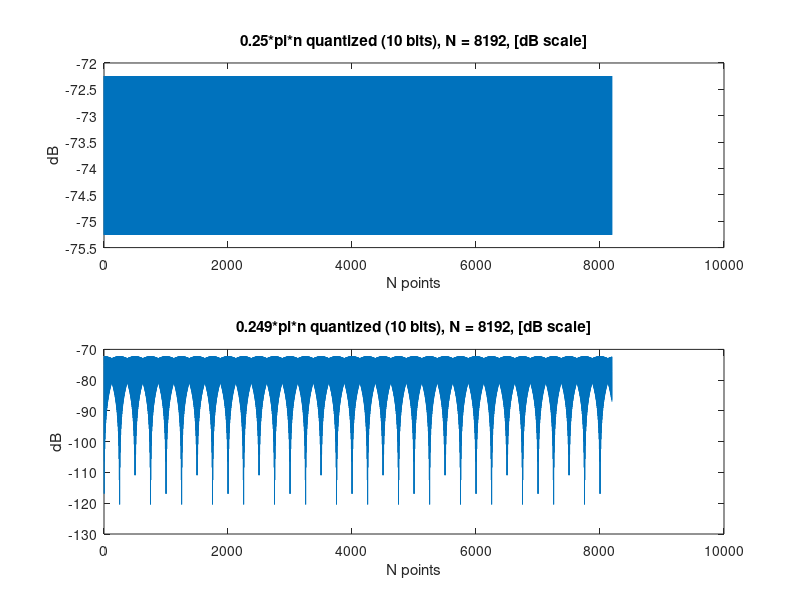
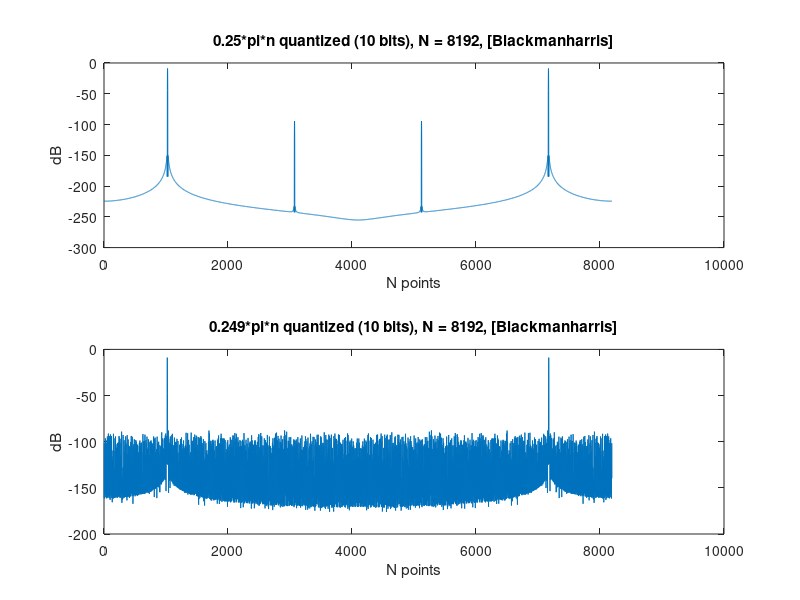

These figures' MATLAB source, in order:
N1 = 8192;
N2 = 10004;
N3 = 16384;
n1=0:(N1-1);
n2=0:(N2-1);
n3=0:(N3-1);

% "For both x(n) = cos(0.25*pi*n)"
x1 = cos(0.25*pi*n1);
x2 = cos(0.25*pi*n2);
x3 = cos(0.25*pi*n3);

% "and x(n) = cos(0.249*pi*n)"
x4 = cos(0.249*pi*n1);
x5 = cos(0.249*pi*n2);
x6 = cos(0.249*pi*n3);

% Quantaize samples to 10 bits
B = 10;
Y1 =  round(x1*2^(B-1))/2^(B-1);
    %Y2 =  round(x2*2^(B-1)/2^B-1);
    %Y3 =  round(x3*2^(B-1)/2^B-1);
Y4 =  round(x4*2^(B-1))/2^(B-1);
    %Y5 =  round(x5*2^(B-1)/2^B-1);
    %Y6 =  round(x6*2^(B-1)/2^B-1);




% compute the spectra for Q(x(n) = cos(0.25*pi*n))
L1 = 20*log10(2*abs(Y1)/N1); 
% compute the spectra for Q(x(n) = cos(0.249*pi*n))
L2 = 20*log10(2*abs(Y4)/N1);

%Plot the spectra in dB scale
subplot(2,1,1);
plot(L1);
title('0.25*pi*n quantized (10 bits), N = 8192, [dB scale]')
xlabel('N points');
ylabel('dB')

subplot(2,1,2);
plot(L2);
title('0.249*pi*n quantized (10 bits), N = 8192, [dB scale]')
xlabel('N points');
ylabel('dB')

figure();

%Define blackman-harris, fft for quantized signals
w1 = window(@blackmanharris,N1)';
X1=fft(Y1.*w1,N1);
X4=fft(Y4.*w1,N1);

%Compute spectra in dB scale, quantized with respect to blackmanharris
L3 = 20*log10(2*abs(X1)/N1);
L4 = 20*log10(2*abs(X4)/N1);

%Plot the spectra in dB scale, with blackmanharris window
subplot(2,1,1);
plot(L3);
title('0.25*pi*n quantized (10 bits), N = 8192, [Blackmanharris]')
xlabel('N points');
ylabel('dB')

subplot(2,1,2);
plot(L4);
title('0.249*pi*n quantized (10 bits), N = 8192, [Blackmanharris]')
xlabel('N points');
ylabel('dB')

